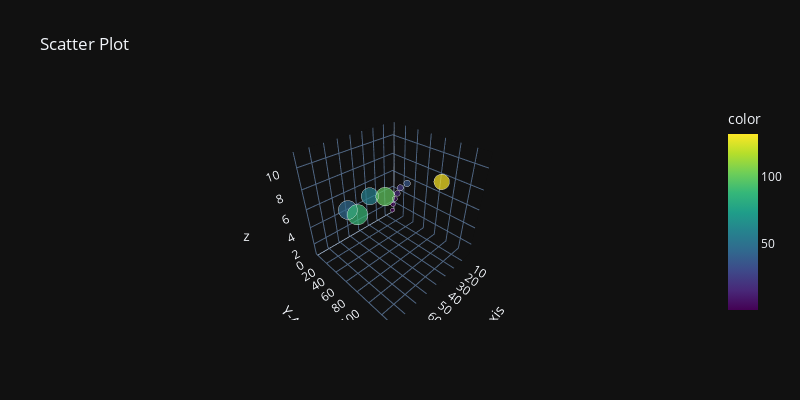

The notebook cell this image was saved under:
### Code cell
x= [3,4,5,6,7,8,67,55,78,65,45]
y= [1,4,9,16,23,37,46,58,89,100,132]
z= [1,2,3,4,5,6,7,8,9,10,11]
fig = px.scatter_3d(x=x, y=y,z=z, title='Scatter Plot', labels={'x':"X-Axis",'y':'Y-Axis'},
width=800, height=400, template='plotly_dark', color=y, color_continuous_scale='Viridis', size=x)
fig.show()

### Figure 1 — Plotly figure (JSON) as saved in the notebook; plotly's stock layout.template omitted (floating-point values rounded to 4 significant figures)
{"data": [{"hovertemplate": "X-Axis=%{x}<br>Y-Axis=%{y}<br>z=%{z}<br>size=%{marker.size}<br>color=%{marker.color}<extra></extra>", "legendgroup": "", "marker": {"color": [1, 4, 9, 16, 23, 37, 46, 58, 89, 100, 132], "coloraxis": "coloraxis", "size": [3, 4, 5, 6, 7, 8, 67, 55, 78, 65, 45], "sizemode": "area", "sizeref": 0.195, "symbol": "circle"}, "mode": "markers", "name": "", "scene": "scene", "showlegend": false, "type": "scatter3d", "x": [3, 4, 5, 6, 7, 8, 67, 55, 78, 65, 45], "y": [1, 4, 9, 16, 23, 37, 46, 58, 89, 100, 132], "z": [1, 2, 3, 4, 5, 6, 7, 8, 9, 10, 11]}], "layout": {"coloraxis": {"colorbar": {"title": {"text": "color"}}, "colorscale": [[0, "#440154"], [0.1111, "#482878"], [0.2222, "#3e4989"], [0.3333, "#31688e"], [0.4444, "#26828e"], [0.5556, "#1f9e89"], [0.6667, "#35b779"], [0.7778, "#6ece58"], [0.8889, "#b5de2b"], [1, "#fde725"]]}, "height": 400, "legend": {"itemsizing": "constant", "tracegroupgap": 0}, "scene": {"domain": {"x": [0, 1], "y": [0, 1]}, "xaxis": {"title": {"text": "X-Axis"}}, "yaxis": {"title": {"text": "Y-Axis"}}, "zaxis": {"title": {"text": "z"}}}, "title": {"text": "Scatter Plot"}, "width": 800}}
